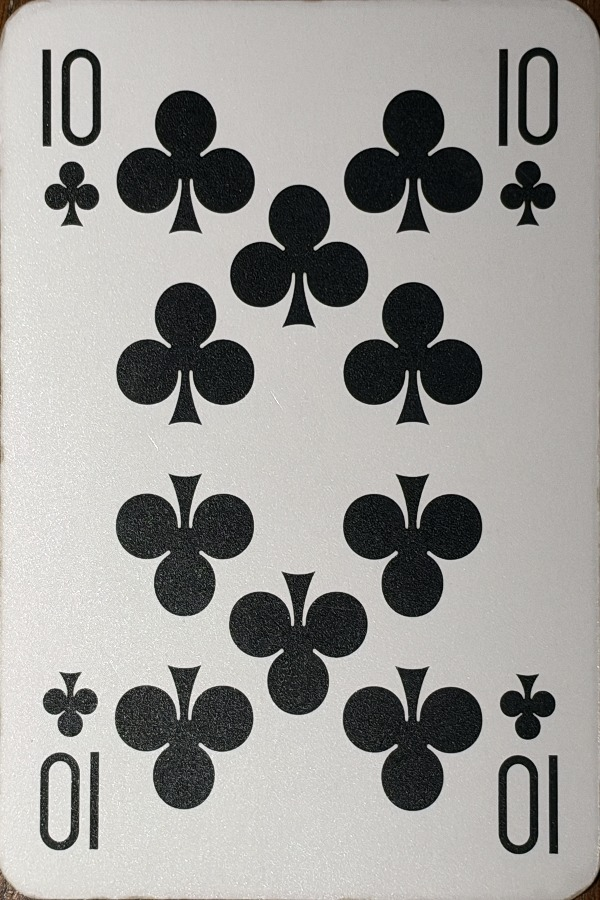
#> input picture ml/generator/assets/cards/10C.jpg, 600 x 900 px; its folder holds only this picture in this run
$ python index_boxes.py
#> lines starting #> are read from the running program, lines starting #| are printed output that depends on the picture; after the words box and inside, x2 and y2 are one past the last pixel; in counts of white or black regions, pixels touching at a corner belong together
"""Trova il riquadro dell'indice d'angolo su ogni carta raddrizzata.

L'indice (valore + seme, più la stellina sulle pinelle e sui jolly) sta in
alto a sinistra; per simmetria la carta ne ha uno uguale ruotato di 180° in
basso a destra. Cerco l'inchiostro (pixel scuri o saturi) nella finestra
dell'angolo e ne prendo il riquadro, con un piccolo margine.

Uso: python index_boxes.py   → assets/cards/index_boxes.json
"""

from __future__ import annotations

import json
from pathlib import Path

import cv2
import numpy as np
from PIL import Image

CARDS = Path(__file__).resolve().parent / "assets/cards"
# Finestra dell'angolo, in frazione della carta: a destra c'è la cornice delle figure.
WIN_X, WIN_Y = 0.17, 0.36
PAD = 0.006


def index_box(rgba: np.ndarray) -> list[float]:
    h, w = rgba.shape[:2]
#> h = 900; w = 600
    rgb = rgba[..., :3]
#> rgb is the input picture: shape (900, 600, 3); mean R, G, B 158.1, 156.9, 154
    hsv = cv2.cvtColor(rgb, cv2.COLOR_RGB2HSV)
#> hsv: shape (900, 600, 3); mean H, S, V 34.9, 16.9, 159
    gray = cv2.cvtColor(rgb, cv2.COLOR_RGB2GRAY).astype(np.int16)
    x1, y1 = int(WIN_X * w), int(WIN_Y * h)
#> x1 = 102; y1 = 324
    margin = int(0.025 * w)  # salto il bordo e l'angolo arrotondato
#> margin = 15
    win_gray = gray[margin:y1, margin:x1]
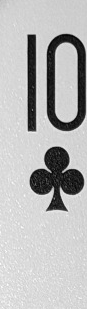
#> win_gray: shape (309, 87) int16; min 2, max 253, mean 184
    paper = np.percentile(win_gray, 90)
#> paper = 222
    ink = (win_gray < paper - 45) | (hsv[margin:y1, margin:x1, 1] > 90)
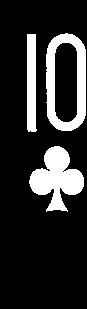
#> ink: shape (309, 87) bool; 17.6% white; 3 white regions, box (x1, y1, x2, y2) and area: (29, 146, 84, 212) 1963, (46, 33, 86, 131) 1885, (27, 34, 37, 132) 881
    ink = cv2.morphologyEx(ink.astype(np.uint8), cv2.MORPH_OPEN, np.ones((2, 2), np.uint8))
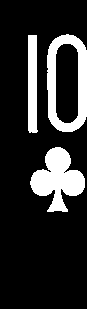
#> ink: shape (309, 87); values 0 (black) and 1 (white), 17.6% white; 3 white regions, box (x1, y1, x2, y2) and area: (30, 147, 85, 212) 1960, (47, 34, 87, 132) 1883, (28, 35, 38, 133) 881
    n, _, stats, _ = cv2.connectedComponentsWithStats(ink)
#> n = 4; stats = [[0, 0, 87, 309, 22159], [28, 35, 10, 98, 881], [47, 34, 40, 98, 1883], [30, 147, 55, 65, 1960]]
    keep = [i for i in range(1, n) if stats[i, cv2.CC_STAT_AREA] >= 25]
#> keep = [1, 2, 3]
    xs = [stats[i, 0] for i in keep] + [stats[i, 0] + stats[i, 2] for i in keep]
#> xs = [28, 47, 30, 38, 87, 85]
    ys = [stats[i, 1] for i in keep] + [stats[i, 1] + stats[i, 3] for i in keep]
#> ys = [35, 34, 147, 133, 132, 212]
    bx0, by0 = (min(xs) + margin) / w - PAD, (min(ys) + margin) / h - PAD
#> bx0 = 0.0657; by0 = 0.0484
    bx1, by1 = (max(xs) + margin) / w + PAD, (max(ys) + margin) / h + PAD
#> bx1 = 0.176; by1 = 0.258
    return [round(v, 4) for v in (max(bx0, 0), max(by0, 0), bx1, by1)]


def group(name: str) -> str:
    """Pinelle e jolly hanno anche la stellina: l'indice è più alto."""
    return "JK" if name.startswith("JK") else "2" if name.startswith("2") else "carte"


def main() -> None:
    found = {png.stem: index_box(np.asarray(Image.open(png).convert("RGBA"))) for png in sorted(CARDS.glob("*.jpg"))}
#> found = {'10C': [0.0657, 0.0484, 0.176, 0.258]}
    # L'indice ha la stessa forma su tutto il mazzo: un riquadro molto diverso dalla
    # mediana del suo gruppo ha preso ombre o la cornice delle figure, e lo sostituisco.
    medians = {
        g: np.median([b for n, b in found.items() if group(n) == g], axis=0) for g in {group(n) for n in found}
    }
#> medians = {'carte': [0.0657, 0.0484, 0.176, 0.258]}
    boxes = {}
    for name, box in found.items():
        med = medians[group(name)]
        size, med_size = np.array(box[2:]) - box[:2], med[2:] - med[:2]
        odd = np.any(np.abs(size / med_size - 1) > 0.15)
        boxes[name] = [round(float(v), 4) for v in (med if odd else box)]
        if odd:
            print(f"{name}: riquadro anomalo, uso la mediana del gruppo {group(name)}")
#> this loop made 1 pass
#> (name, med, med_size, odd) on pass 1: ('10C', [0.0657, 0.0484, 0.176, 0.258], [0.11, 0.21], False)
#> after the loop, boxes = {'10C': [0.0657, 0.0484, 0.176, 0.258]}
    (CARDS / "index_boxes.json").write_text(json.dumps(boxes, indent=1) + "\n")
    print(len(boxes), "carte")
#| 1 carte


if __name__ == "__main__":
    main()

$ run again, on ml/generator/assets/cards/2C.jpg
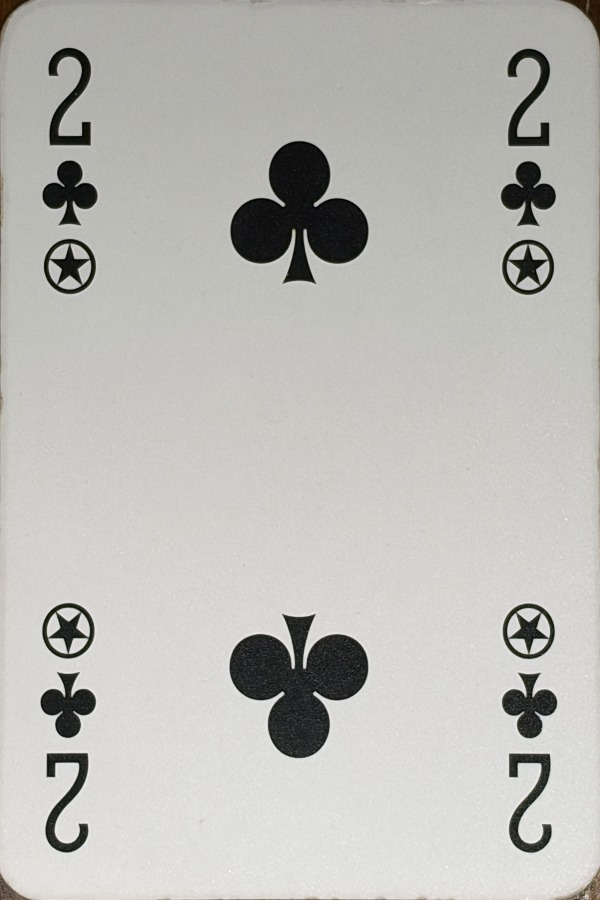
#> input picture ml/generator/assets/cards/2C.jpg, 600 x 900 px
#> h = 900; w = 600
#> in index_box, rgb is the input picture: shape (900, 600, 3); mean R, G, B 187.5, 187.2, 182.7
#> hsv: shape (900, 600, 3); mean H, S, V 30.5, 9.5, 188
#> x1 = 102; y1 = 324
#> margin = 15
#> in index_box, `win_gray = gray[margin:y1, margin:x1]`:
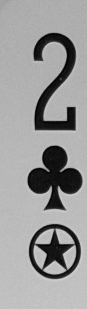
#> win_gray: shape (309, 87) int16; min 0, max 217, mean 153.4
#> paper = 192
#> in index_box, `ink = cv2.morphologyEx(ink.astype(np.uint8), cv2.MORPH_OPEN, np.ones((..`:
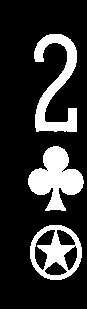
#> ink: shape (309, 87); values 0 (black) and 1 (white), 19.2% white; 3 white regions, box (x1, y1, x2, y2) and area: (28, 146, 84, 211) 1971, (34, 34, 77, 132) 1814, (30, 225, 82, 280) 1375
#> n = 4; stats = [[0, 0, 87, 309, 21723], [34, 34, 43, 98, 1814], [28, 146, 56, 65, 1971], [30, 225, 52, 55, 1375]]
#> keep = [1, 2, 3]
#> xs = [34, 28, 30, 77, 84, 82]
#> ys = [34, 146, 225, 132, 211, 280]
#> bx0 = 0.0657; by0 = 0.0484
#> bx1 = 0.171; by1 = 0.334
#> found = {'2C': [0.0657, 0.0484, 0.171, 0.334]}
#> medians = {'2': [0.0657, 0.0484, 0.171, 0.334]}
#> the loop in main, `for name, box in found.items():` made 1 pass
#> (name, med, med_size, odd) on pass 1: ('2C', [0.0657, 0.0484, 0.171, 0.334], [0.105, 0.285], False)
#> after the loop in main, `for name, box in found.items():`: boxes = {'2C': [0.0657, 0.0484, 0.171, 0.334]}
#| 1 carte

$ run again, on ml/generator/assets/cards/2D.jpg
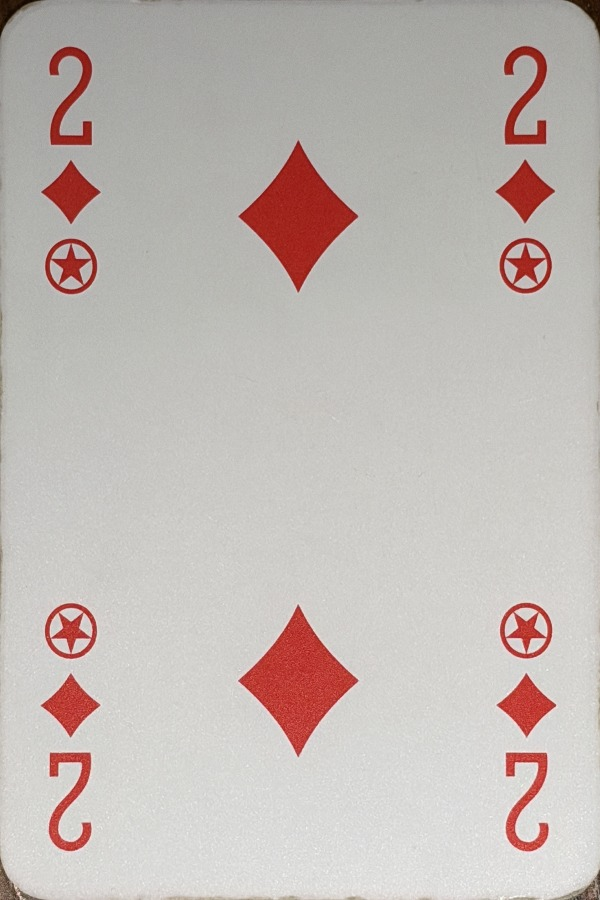
#> input picture ml/generator/assets/cards/2D.jpg, 600 x 900 px
#> h = 900; w = 600
#> in index_box, rgb is the input picture: shape (900, 600, 3); mean R, G, B 194, 185.4, 181.2
#> hsv: shape (900, 600, 3); mean H, S, V 26.8, 19.1, 194.3
#> x1 = 102; y1 = 324
#> margin = 15
#> in index_box, `win_gray = gray[margin:y1, margin:x1]`:
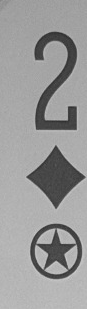
#> win_gray: shape (309, 87) int16; min 44, max 207, mean 154.2
#> paper = 182
#> in index_box, `ink = cv2.morphologyEx(ink.astype(np.uint8), cv2.MORPH_OPEN, np.ones((..`:
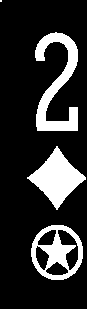
#> ink: shape (309, 87); values 0 (black) and 1 (white), 18.1% white; 4 white regions (1 under 20 px), largest, box (x1, y1, x2, y2) and area: (35, 32, 78, 131) 1828, (27, 146, 86, 210) 1691, (31, 225, 83, 280) 1352
#> n = 5; stats = [[0, 0, 87, 309, 22008], [0, 0, 2, 2, 4], [35, 32, 43, 99, 1828], [27, 146, 59, 64, 1691], [31, 225, 52, 55, 1352]]
#> keep = [2, 3, 4]
#> xs = [35, 27, 31, 78, 86, 83]
#> ys = [32, 146, 225, 131, 210, 280]
#> bx0 = 0.064; by0 = 0.0462
#> bx1 = 0.174; by1 = 0.334
#> found = {'2D': [0.064, 0.0462, 0.174, 0.334]}
#> medians = {'2': [0.064, 0.0462, 0.174, 0.334]}
#> the loop in main, `for name, box in found.items():` made 1 pass
#> (name, med, med_size, odd) on pass 1: ('2D', [0.064, 0.0462, 0.174, 0.334], [0.11, 0.288], False)
#> after the loop in main, `for name, box in found.items():`: boxes = {'2D': [0.064, 0.0462, 0.174, 0.334]}
#| 1 carte

$ run again, on ml/generator/assets/cards/10D.jpg
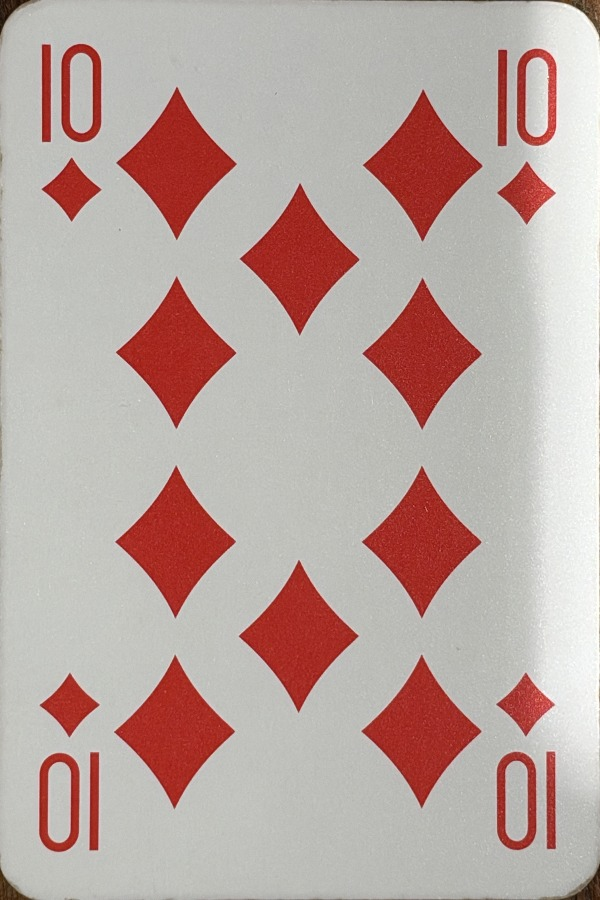
#> input picture ml/generator/assets/cards/10D.jpg, 600 x 900 px
#> h = 900; w = 600
#> in index_box, rgb is the input picture: shape (900, 600, 3); mean R, G, B 187.9, 167, 161.9
#> hsv: shape (900, 600, 3); mean H, S, V 30.6, 41.7, 188.7
#> x1 = 102; y1 = 324
#> margin = 15
#> in index_box, `win_gray = gray[margin:y1, margin:x1]`:
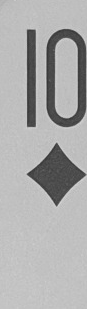
#> win_gray: shape (309, 87) int16; min 51, max 210, mean 172.8
#> paper = 195
#> in index_box, `ink = cv2.morphologyEx(ink.astype(np.uint8), cv2.MORPH_OPEN, np.ones((..`:
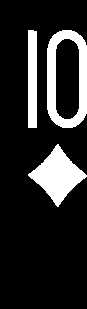
#> ink: shape (309, 87); values 0 (black) and 1 (white), 16.5% white; 3 white regions, box (x1, y1, x2, y2) and area: (47, 30, 87, 128) 1865, (28, 144, 87, 207) 1704, (28, 30, 37, 128) 879
#> n = 4; stats = [[0, 0, 87, 309, 22435], [28, 30, 9, 98, 879], [47, 30, 40, 98, 1865], [28, 144, 59, 63, 1704]]
#> keep = [1, 2, 3]
#> xs = [28, 47, 28, 37, 87, 87]
#> ys = [30, 30, 144, 128, 128, 207]
#> bx0 = 0.0657; by0 = 0.044
#> bx1 = 0.176; by1 = 0.253
#> found = {'10D': [0.0657, 0.044, 0.176, 0.253]}
#> medians = {'carte': [0.0657, 0.044, 0.176, 0.253]}
#> the loop in main, `for name, box in found.items():` made 1 pass
#> (name, med, med_size, odd) on pass 1: ('10D', [0.0657, 0.044, 0.176, 0.253], [0.11, 0.209], False)
#> after the loop in main, `for name, box in found.items():`: boxes = {'10D': [0.0657, 0.044, 0.176, 0.253]}
#| 1 carte
